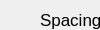
        <widget class="QWidget" name="page_13">
         <property name="geometry">
          <rect>
           <x>0</x>
           <y>0</y>
           <width>100</width>
           <height>30</height>
          </rect>
         </property>
         <attribute name="label">
          <string>Pixel Run</string>
         </attribute>
         <widget class="QLabel" name="label_17">
          <property name="geometry">
           <rect>
            <x>40</x>
            <y>10</y>
            <width>62</width>
            <height>20</height>
           </rect>
          </property>
          <property name="font">
           <font>
            <pointsize>13</pointsize>
           </font>
          </property>
          <property name="text">
           <string>Spacing</string>
          </property>
         </widget>
         <widget class="QLineEdit" name="lineEdit_12">
          <property name="geometry">
           <rect>
            <x>10</x>
            <y>30</y>
            <width>113</width>
            <height>32</height>
           </rect>
          </property>
         </widget>
         <widget class="QLabel" name="label_18">
          <property name="geometry">
           <rect>
            <x>40</x>
            <y>90</y>
            <width>81</width>
            <height>20</height>
           </rect>
          </property>
          <property name="font">
           <font>
            <pointsize>13</pointsize>
           </font>
          </property>
          <property name="text">
           <string>Direction</string>
          </property>
         </widget>
         <widget class="QRadioButton" name="radioButton_3">
          <property name="geometry">
           <rect>
            <x>10</x>
            <y>120</y>
            <width>109</width>
            <height>25</height>
           </rect>
          </property>
          <property name="font">
           <font>
            <pointsize>13</pointsize>
           </font>
          </property>
          <property name="text">
           <string>Forward</string>
          </property>
         </widget>
         <widget class="QRadioButton" name="radioButton_4">
          <property name="geometry">
           <rect>
            <x>10</x>
            <y>150</y>
            <width>109</width>
            <height>25</height>
           </rect>
          </property>
          <property name="font">
           <font>
            <pointsize>13</pointsize>
           </font>
          </property>
          <property name="text">
           <string>Backward</string>
          </property>
         </widget>
         <widget class="QLabel" name="label_19">
          <property name="geometry">
           <rect>
            <x>320</x>
            <y>120</y>
            <width>62</width>
            <height>20</height>
           </rect>
          </property>
          <property name="font">
           <font>
            <pointsize>13</pointsize>
           </font>
          </property>
          <property name="text">
           <string>Color</string>
          </property>
         </widget>
         <widget class="QLabel" name="label_20">
          <property name="geometry">
           <rect>
            <x>550</x>
            <y>120</y>
            <width>62</width>
            <height>20</height>
           </rect>
          </property>
          <property name="font">
           <font>
            <pointsize>13</pointsize>
           </font>
          </property>
          <property name="text">
           <string>AltColor</string>
          </property>
         </widget>
         <widget class="QLineEdit" name="lineEdit_13">
          <property name="geometry">
           <rect>
            <x>300</x>
            <y>150</y>
            <width>113</width>
            <height>32</height>
           </rect>
          </property>
         </widget>
         <widget class="QLineEdit" name="lineEdit_14">
          <property name="geometry">
           <rect>
            <x>530</x>
            <y>150</y>
            <width>113</width>
            <height>32</height>
           </rect>
          </property>
         </widget>
        </widget>
